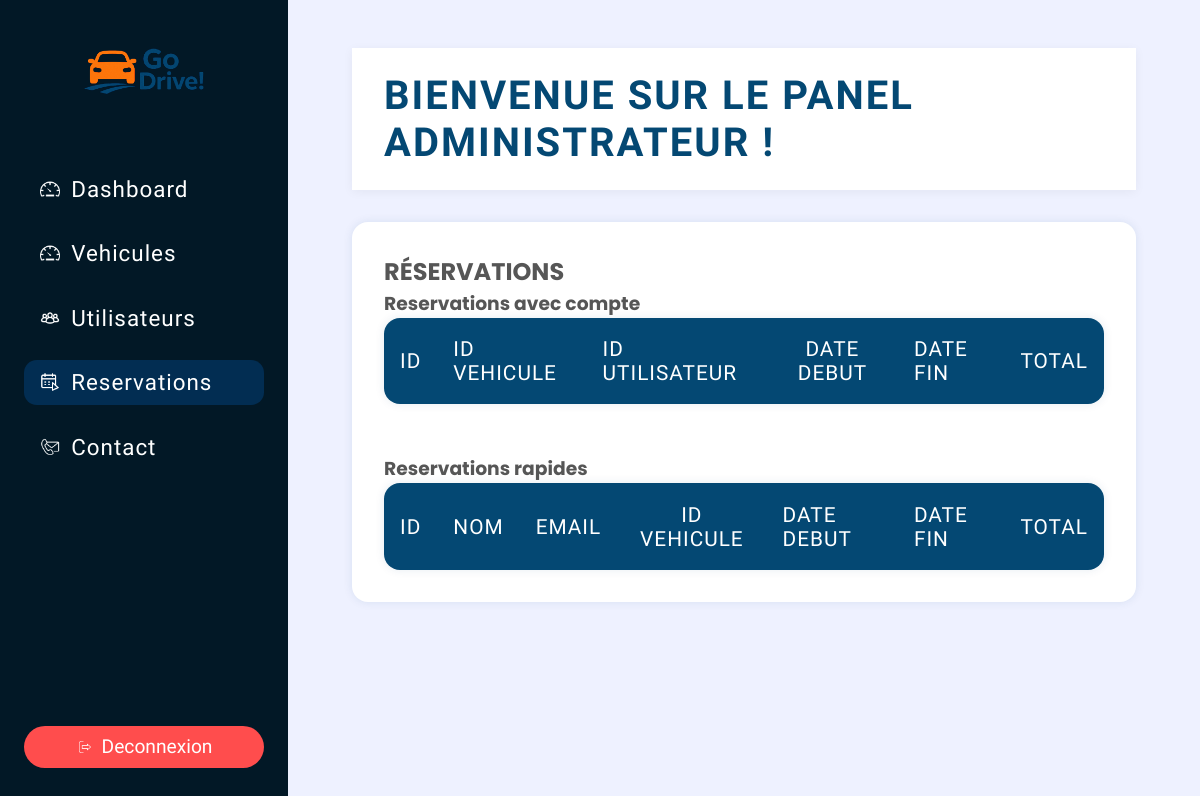
The app's page /pages/admin.php?page=reservations, older data.
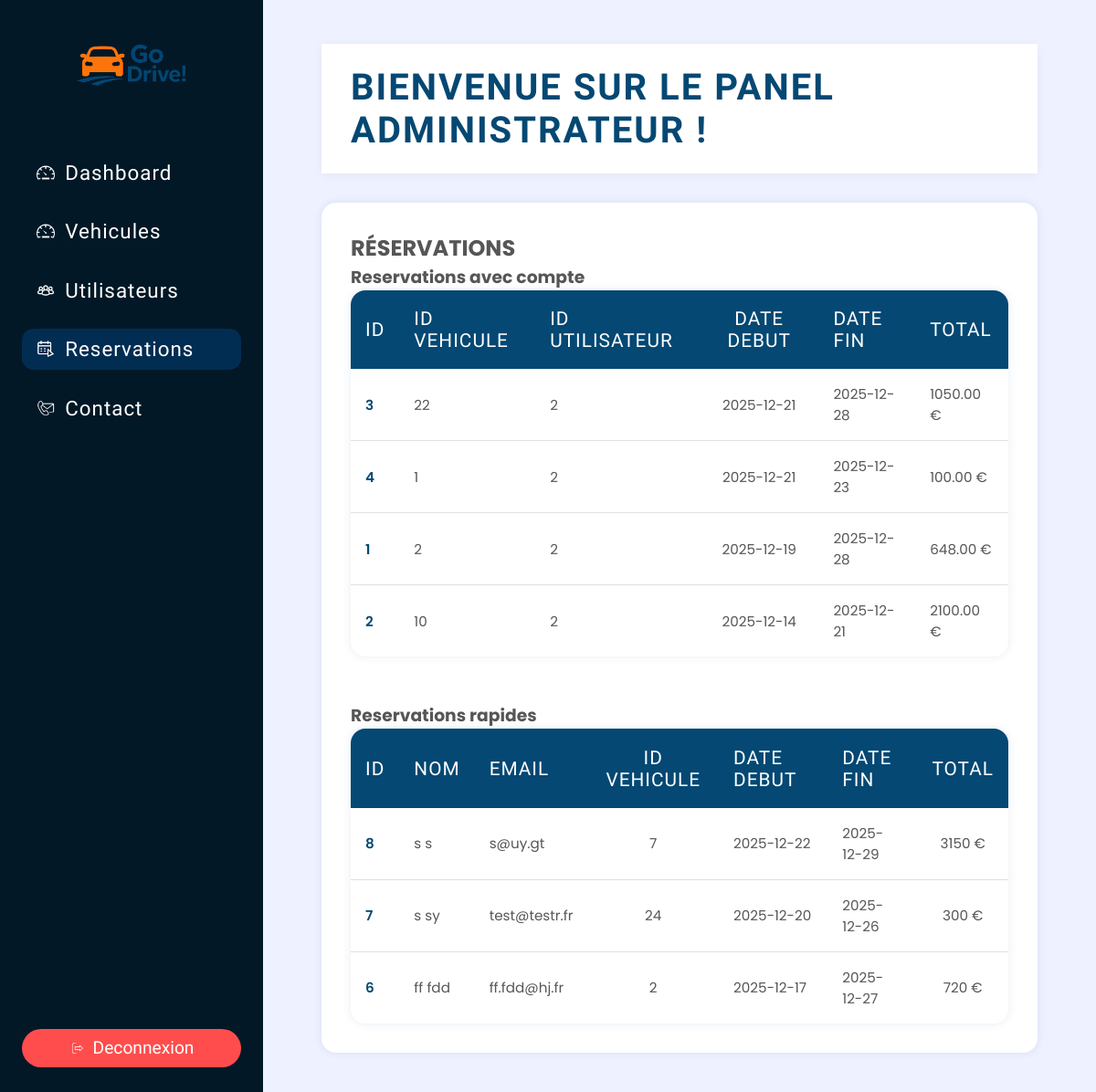
The same page, newer data.
### tables this page shows
CREATE TABLE IF NOT EXISTS `reservation` (
  `id` int NOT NULL AUTO_INCREMENT,
  `id_utilisateur` int NOT NULL,
  `id_vehicule` int NOT NULL,
  `date_debut` date NOT NULL,
  `date_fin` date NOT NULL,
  `total` decimal(10,2) NOT NULL,
  `message` text NOT NULL,
  PRIMARY KEY (`id`),
  KEY `id_utilisateur` (`id_utilisateur`),
  KEY `id_vehicule` (`id_vehicule`)
);

CREATE TABLE IF NOT EXISTS `reservation_rapide` (
  `id` int NOT NULL AUTO_INCREMENT,
  `nom` varchar(20) NOT NULL,
  `prenom` varchar(20) NOT NULL,
  `email` varchar(20) NOT NULL,
  `adresse` varchar(50) NOT NULL,
  `ville` varchar(20) NOT NULL,
  `code_postal` int NOT NULL,
  `id_vehicule` int NOT NULL,
  `date_debut` date NOT NULL,
  `date_fin` date NOT NULL,
  `total` decimal(10,0) NOT NULL,
  `message` text NOT NULL,
  PRIMARY KEY (`id`),
  UNIQUE KEY `email` (`email`),
  KEY `fk_id_vehicule_3` (`id_vehicule`)
);

### pages/admin.php (the view, shortened to what this page needs)
<?php
require_once '../pages/config.php';
$page = isset($_GET['page']) ? $_GET['page'] : 'home';
function renderPage($page) {
    global $bdd;
    echo "<div class='admin-card'>";
    switch ($page) {
            ?>
            <?php
        case 'reservations':
        echo "<h2>Réservations</h2>";
        $reservations = $bdd->query("SELECT * FROM reservation ORDER BY date_debut DESC")->fetchAll(PDO::FETCH_ASSOC);
        $reservations_rapides = $bdd->query("SELECT * FROM reservation_rapide ORDER BY date_debut DESC")->fetchAll(PDO::FETCH_ASSOC);
        echo "<h3>Reservations avec compte</h3>";
        echo "<table class='admin-table'>
                <thead>
                    <tr>
                        <th>ID</th>
                        <th>ID Vehicule</th>
                        <th>ID Utilisateur</th>
                        <th>Date Debut</th>
                        <th>Date Fin</th>
                        <th>Total</th>
                    </tr>
                </thead>
                <tbody>";
        foreach ($reservations as $r) {
            echo "<tr>
                    <td>{$r['id']}</td>
                    <td>{$r['id_vehicule']}</td>
                    <td>{$r['id_utilisateur']}</td>
                    <td>{$r['date_debut']}</td>
                    <td>{$r['date_fin']}</td>
                    <td>{$r['total']} €</td>
                </tr>";
        }
        echo "</tbody></table>";
        echo "<br><br>";
        echo "<h3>Reservations rapides</h3>";
        echo "<table class='admin-table'>
                <thead>
                    <tr>
                        <th>ID</th>
                        <th>Nom</th>
                        <th>Email</th>
                        <th>ID Vehicule</th>
                        <th>Date Debut</th>
                        <th>Date Fin</th>
                        <th>Total</th>
                    </tr>
                </thead>
                <tbody>";
        foreach ($reservations_rapides as $r) {
            echo "<tr>
                    <td>{$r['id']}</td>
                    <td>{$r['nom']} {$r['prenom']}</td>
                    <td>{$r['email']}</td>
                    <td>{$r['id_vehicule']}</td>
                    <td>{$r['date_debut']}</td>
                    <td>{$r['date_fin']}</td>
                    <td>{$r['total']} €</td>
                </tr>";
        }
        echo "</tbody></table>";
        break;
    }
    echo "</div>";
}
?>
<!DOCTYPE html>
<html lang="fr">
<head>
    <link rel="stylesheet" href="../assets/css/style.css">
</head>
<body>
<div class="admin-container">
    <aside class="admin-sidebar">
        <div class="admin-logo">
            <img src="../assets/images/logo.png" alt="Logo" class="logo-img">
        </div>
        <nav>
            <ul>
                <li>
                    <a href="admin.php?page=home" class="<?= $page === 'home' ? 'active' : '' ?>">
                        <img src="../assets/images/dashboard.png" class="icon" alt=""> Dashboard
                    </a>
                </li>
                <li>
                    <a href="admin.php?page=vehicules" class="<?= $page === 'vehicules' ? 'active' : '' ?>">
                        <img src="../assets/images/dashboard.png" class="icon" alt=""> Vehicules
                    </a>
                </li>
                <li>
                    <a href="admin.php?page=users" class="<?= $page === 'users' ? 'active' : '' ?>">
                        <img src="../assets/images/client.png" class="icon" alt=""> Utilisateurs
                    </a>
                </li>
                <li>
                    <a href="admin.php?page=reservations" class="<?= $page === 'reservations' ? 'active' : '' ?>">
                        <img src="../assets/images/planning.png" class="icon" alt=""> Reservations
                    </a>
                </li>
                <li>
                    <a href="admin.php?page=contact" class="<?= $page === 'contact' ? 'active' : '' ?>">
                        <img src="../assets/images/courriel-de-contact.png" class="icon" alt=""> Contact
                    </a>
                </li>
            </ul>
        </nav>
        <a href="logout.php" class="admin-logout">
            <img src="../assets/images/se-deconnecter.png" class="icon" alt=""> Deconnexion
        </a>
    </aside>
    <main class="admin-content">
        <header class="admin-header">
            <h1>Bienvenue sur le panel administrateur !</h1>
        </header>
        <?php renderPage($page); ?>
    </main>
</div>
</body>
</html>

Row changes from the older to the newer data that the page shows:
added reservation: id "3", id_vehicule "22", id_utilisateur "2", date_debut "2025-12-21", date_fin "2025-12-28", total "1050.00"
added reservation: id "4", id_vehicule "1", id_utilisateur "2", date_debut "2025-12-21", date_fin "2025-12-23", total "100.00"
added reservation: id "1", id_vehicule "2", id_utilisateur "2", date_debut "2025-12-19", date_fin "2025-12-28", total "648.00"
added reservation: id "2", id_vehicule "10", id_utilisateur "2", date_debut "2025-12-14", date_fin "2025-12-21", total "2100.00"
added reservation_rapide: id "8", nom "s", prenom "s", email "s@uy.gt", id_vehicule "7", date_debut "2025-12-22", date_fin "2025-12-29", total "3150"
added reservation_rapide: id "7", nom "s", prenom "sy", email "test@testr.fr", id_vehicule "24", date_debut "2025-12-20", date_fin "2025-12-26", total "300"
added reservation_rapide: id "6", nom "ff", prenom "fdd", email "ff.fdd@hj.fr", id_vehicule "2", date_debut "2025-12-17", date_fin "2025-12-27", total "720"
